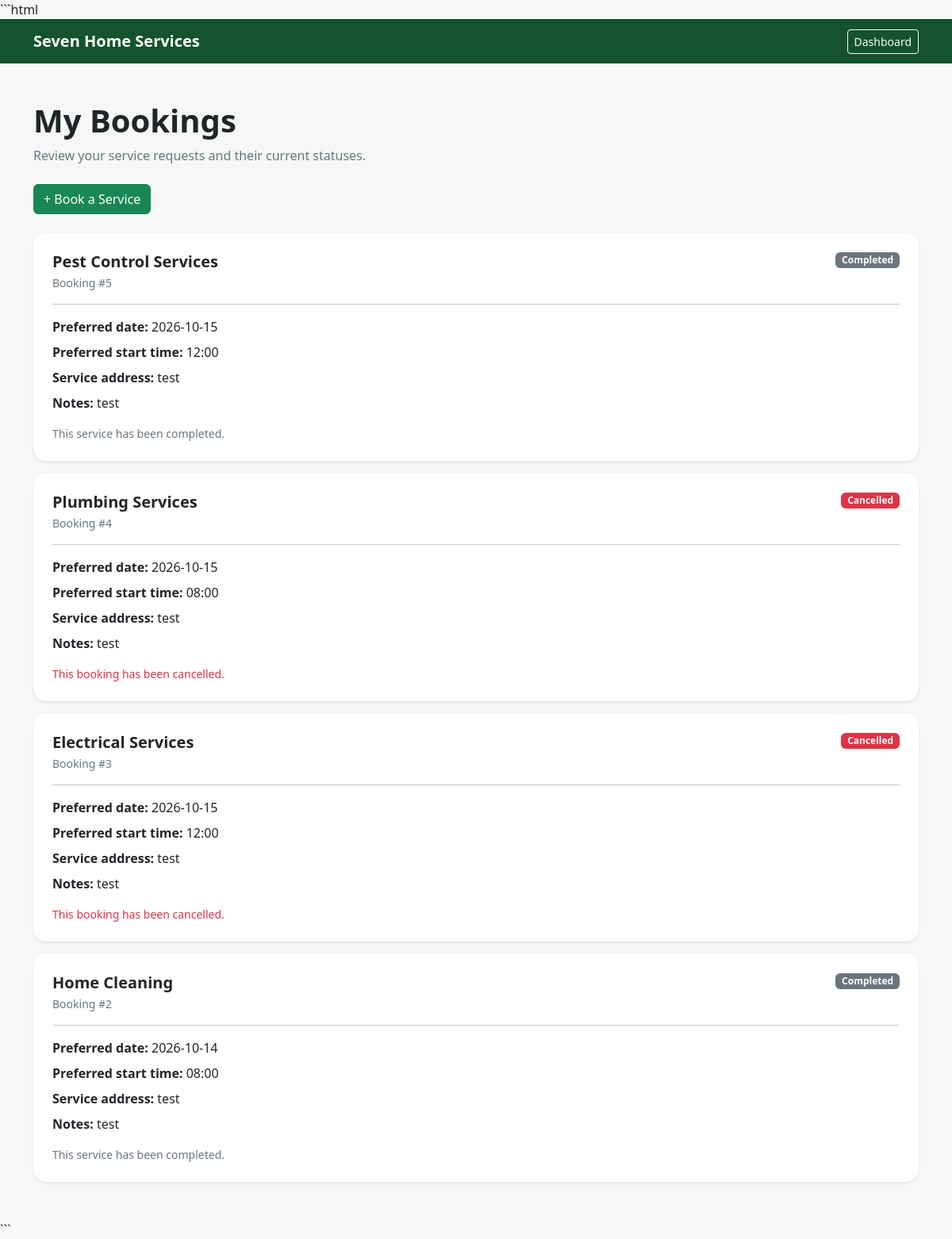
Screenshot of /my-bookings (signed in) with the database file from the repository.
### tables this page shows
CREATE TABLE bookings (
                id INTEGER PRIMARY KEY AUTOINCREMENT,
                customer_id INTEGER NOT NULL,
                service_type TEXT NOT NULL,
                service_address TEXT NOT NULL,
                preferred_date TEXT NOT NULL,
                preferred_time TEXT NOT NULL,
                additional_notes TEXT,
                status TEXT NOT NULL DEFAULT 'Pending',
                created_at TIMESTAMP DEFAULT CURRENT_TIMESTAMP, team_id INTEGER REFERENCES teams(id), cancelled_by TEXT, cancellation_reason TEXT, cancelled_at TIMESTAMP,
                FOREIGN KEY (customer_id)
                    REFERENCES customers(id)
            );

### app.py (the view)
@app.route("/my-bookings")
def my_bookings():
    if not customer_required():
        return redirect(url_for("login"))
    with get_db_connection() as connection:
        bookings = connection.execute("""
            SELECT *
            FROM bookings
            WHERE customer_id = ?
            ORDER BY created_at DESC, id DESC
        """, (session["customer_id"],)).fetchall()
    return render_template(
        "my_bookings.html",
        bookings=bookings
    )

### app.py (called while the page is built)
def customer_required():
    if "customer_id" not in session:
        flash("Please log in first.", "warning")
        return False
    return True

### database.py (called while the page is built)
def get_db_connection():
    connection = sqlite3.connect(DATABASE_PATH)
    connection.row_factory = sqlite3.Row
    connection.execute("PRAGMA foreign_keys = ON")
    return connection

### templates/my_bookings.html (shortened to what this page needs)
<!DOCTYPE html>
<html lang="en">
<head>
    <link href="https://cdn.jsdelivr.net/npm/bootstrap@5.3.3/dist/css/bootstrap.min.css"
          rel="stylesheet">
</head>
<body>
<nav class="navbar navbar-dark">
    <div class="container">
        <a class="navbar-brand fw-bold" href="/dashboard">
            Seven Home Services
        </a>
        <a href="/dashboard" class="btn btn-outline-light btn-sm">
            Dashboard
        </a>
    </div>
</nav>
<main class="container py-5">
    <h1 class="fw-bold">My Bookings</h1>
    <p class="text-secondary mb-4">
        Review your service requests and their current statuses.
    </p>
    <div class="mb-4">
        <a href="/book-service" class="btn btn-success">
            + Book a Service
        </a>
    </div>
    {% if bookings %}
        <div class="row g-3">
            {% for booking in bookings %}
                <div class="col-12">
                    <div class="card booking-card shadow-sm">
                        <div class="card-body p-4">
                            <div class="d-flex justify-content-between
                                        align-items-start flex-wrap gap-2">
                                <div>
                                    <h5 class="fw-bold mb-1">
                                        {{ booking["service_type"] }}
                                    </h5>
                                    <small class="text-secondary">
                                        Booking #{{ booking["id"] }}
                                    </small>
                                </div>
                                {% if booking["status"] == "Pending" %}
                                    <span class="badge text-bg-warning">
                                        Pending
                                    </span>
                                {% elif booking["status"] == "Approved" %}
                                    <span class="badge text-bg-success">
                                        Approved
                                    </span>
                                {% elif booking["status"] == "In Progress" %}
                                    <span class="badge text-bg-primary">
                                        In Progress
                                    </span>
                                {% elif booking["status"] == "Completed" %}
                                    <span class="badge text-bg-secondary">
                                        Completed
                                    </span>
                                {% elif booking["status"] == "Cancelled" %}
                                    <span class="badge text-bg-danger">
                                        Cancelled
                                    </span>
                                {% else %}
                                    <span class="badge text-bg-secondary">
                                        {{ booking["status"] }}
                                    </span>
                                {% endif %}
                            </div>
                            <hr>
                            <p class="mb-2">
                                <strong>Preferred date:</strong>
                                {{ booking["preferred_date"] }}
                            </p>
                            <p class="mb-2">
                                <strong>Preferred start time:</strong>
                                {{ booking["preferred_time"] }}
                            </p>
                            <p class="mb-2">
                                <strong>Service address:</strong>
                                {{ booking["service_address"] }}
                            </p>
                            {% if booking["additional_notes"] %}
                                <p class="mb-2">
                                    <strong>Notes:</strong>
                                    {{ booking["additional_notes"] }}
                                </p>
                            {% endif %}
                            {% if booking["status"] == "Pending" %}
                                <p class="text-secondary small mt-3">
                                    Staff will contact you to confirm your
                                    requested schedule and team availability.
                                </p>
                                <form method="POST"
                                      action="{{ url_for('customer_cancel_booking', booking_id=booking['id']) }}"
                                      onsubmit="return confirm('Are you sure you want to cancel this booking?');">
                                    <button type="submit"
                                            class="btn btn-outline-danger btn-sm">
                                        Cancel Booking
                                    </button>
                                </form>
                            {% elif booking["status"] == "Approved" %}
                                <div class="alert alert-info mt-3 mb-0">
                                    Your booking is approved. Please contact
                                    staff if you need to cancel this booking.
                                </div>
                            {% elif booking["status"] == "In Progress" %}
                                <p class="text-secondary small mt-3 mb-0">
                                    Your service is in progress. Please contact
                                    staff if you need assistance.
                                </p>
                            {% elif booking["status"] == "Completed" %}
                                <p class="text-secondary small mt-3 mb-0">
                                    This service has been completed.
                                </p>
                            {% elif booking["status"] == "Cancelled" %}
                                <p class="text-danger small mt-3 mb-0">
                                    This booking has been cancelled.
                                </p>
                            {% endif %}
                        </div>
                    </div>
                </div>
            {% endfor %}
        </div>
    {% endif %}
</main>
</body>
</html>

### templates/my_bookings.html (style rules this page uses)
body { background: #f5f8f5; }
.navbar { background: #14532d; }
.booking-card { border: 0; border-radius: 16px; }

### rows the page displays
bookings: service_type "Pest Control Services", id "5", status "Completed", preferred_date "2026-10-15", preferred_time "12:00", service_address "test", additional_notes "test"
bookings: service_type "Plumbing Services", id "4", status "Cancelled", preferred_date "2026-10-15", preferred_time "08:00", service_address "test", additional_notes "test"
bookings: service_type "Electrical Services", id "3", status "Cancelled", preferred_date "2026-10-15", preferred_time "12:00", service_address "test", additional_notes "test"
bookings: service_type "Home Cleaning", id "2", status "Completed", preferred_date "2026-10-14", preferred_time "08:00", service_address "test", additional_notes "test"
